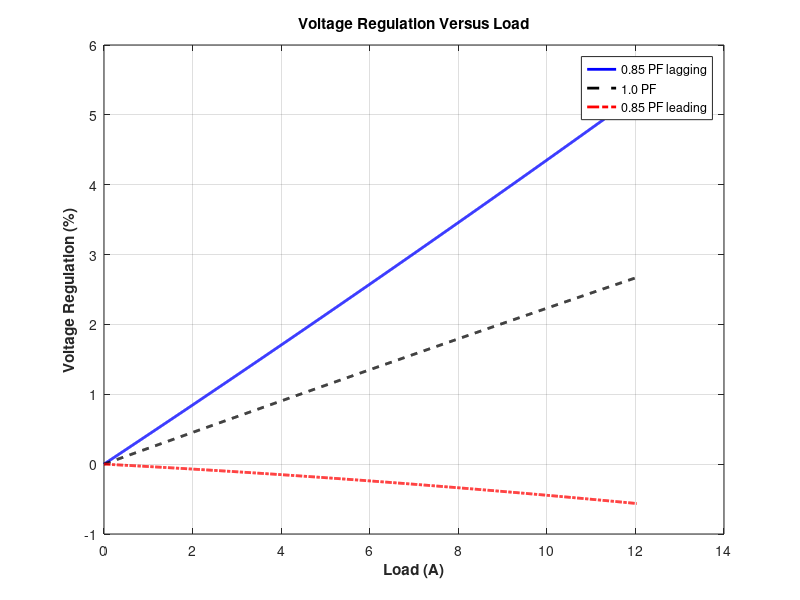

MATLAB code to generate this figure:
% M-file: prob2_13d.m
% M-file to calculate and plot the voltage regulation
% of a three-phase Y-delta transformer bank as a
% function of load for power factors of 0.85 lagging,
% 1.0, and 0.85 leading. These calculations are done
% using an equivalent circuit referred to the primary side.

% Define values for this transformer
VL = 14400; % Primary line voltage (V)
VPP = VL / sqrt(3); % Primary phase voltage (V)
amps = 0:0.01203:12.03; % Phase current values (A)
Req = 18.94; % Equivalent R (ohms)
Xeq = 35.77; % Equivalent X (ohms)
% Calculate the current values for the three
% power factors. The first row of I contains
% the lagging currents, the second row contains
% the unity currents, and the third row contains
% the leading currents.
re = 0.85;
im = sin(acos(re));
I = zeros(3,length(amps));
I(1,:) = amps .* ( re - j*im); % Lagging
I(2,:) = amps .* ( 1.0 ); % Unity
I(3,:) = amps .* ( re + j*im); % Leading
% Calculate secondary phase voltage referred
% to the primary side for each current and
% power factor.
aVSP = VPP - (Req.*I + j.*Xeq.*I);
% Calculate the voltage regulation.
VR = (VPP - abs(aVSP)) ./ abs(aVSP) .* 100;
% Plot the voltage regulation versus load
plot(amps,VR(1,:),'b-','LineWidth',2.0);
hold on;
plot(amps,VR(2,:),'k--','LineWidth',2.0);
plot(amps,VR(3,:),'r-.','LineWidth',2.0);
title ('\bfVoltage Regulation Versus Load');
xlabel ('\bfLoad (A)');
ylabel ('\bfVoltage Regulation (%)');
legend('0.85 PF lagging','1.0 PF','0.85 PF leading');
grid on;
hold off;